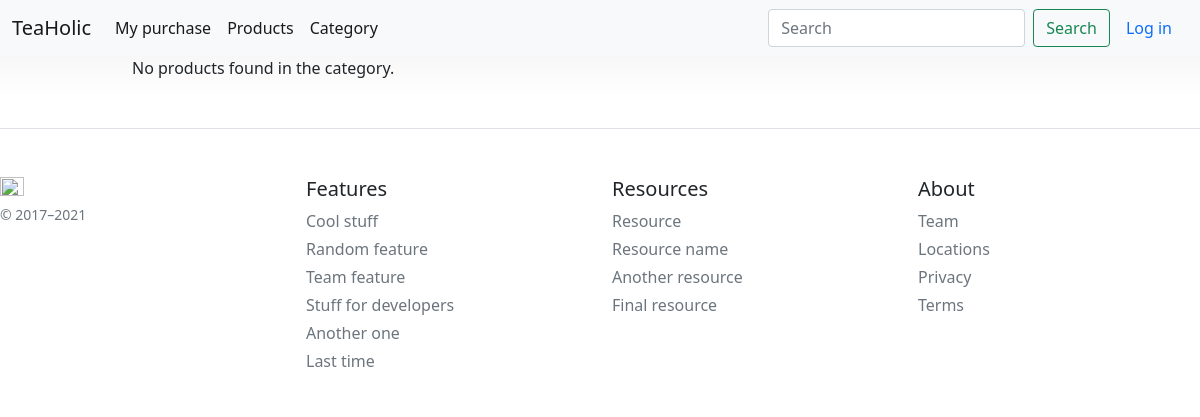
The page /product/1 on the database as committed earlier.
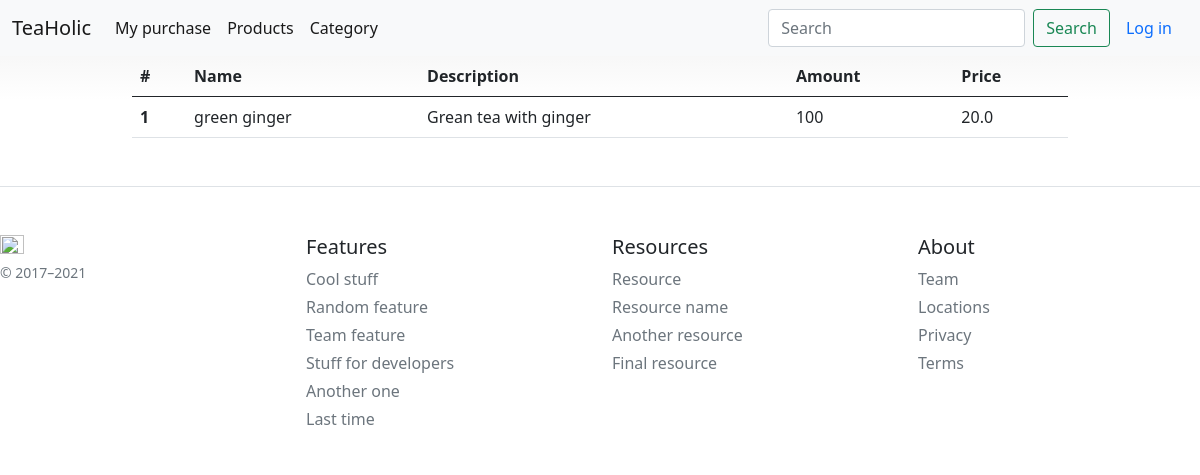
The same page on the database as committed later.
### bboard/models.py (models this page shows)
class Product(models.Model):
    name = models.CharField(max_length=255)
    description = models.TextField(max_length=500)
    amount = models.IntegerField()
    price = models.FloatField()
    id_category = models.ForeignKey(Category, on_delete=models.CASCADE)

### bboard/views.py (the view)
# urls.py: path('product/<int:id>', views.product_from_category, name = 'product_from_category'),
def product_from_category(request, id):
    user = get_userprofile(request)
    products = Product.objects.filter(id_category=id)
    return render(request, 'bboard/basis/product.html', {'products': products,'user':user})

### bboard/services/services.py (called while the page is built)
def get_userprofile(request):
    if request.user.is_authenticated:
        user = request.user
        return user
    else:
        return None

### bboard/templates/bboard/basis/product.html (shortened to what this page needs)
{% extends "bboard/basis/base.html" %}
{% block content %}
<div class="container">
    {% if products|length %}
        <table class="table">
            <thead>
            <tr>
                <th scope="col">#</th>
                <th scope="col">Name</th>
                <th scope="col">Description</th>
                <th scope="col">Amount</th>
                <th scope="col">Price</th>
            </tr>
            </thead>
    {% for product in products  %}
            <tr>
                <th scope="row">{{ forloop.counter }}</th>
                <td >{{ product.name}}</td>
                <td >{{ product.description}}</td>
                <td >{{ product.amount}}</td>
                <td >{{ product.price}}</td>
            </tr>
    {% endfor %}
        </table>
    {% else  %}
        <p>No products found in the category. </p>
    {% endif %}
</div>
{% endblock %}

Rows that differ between the two databases and show on the page:
added Product: name "green ginger", description "Grean tea with ginger", amount "100", price "20.0"
Other text that changed with them:
text no longer shown: "No products found in the category."
text now shown: "# Name Description Amount Price"
